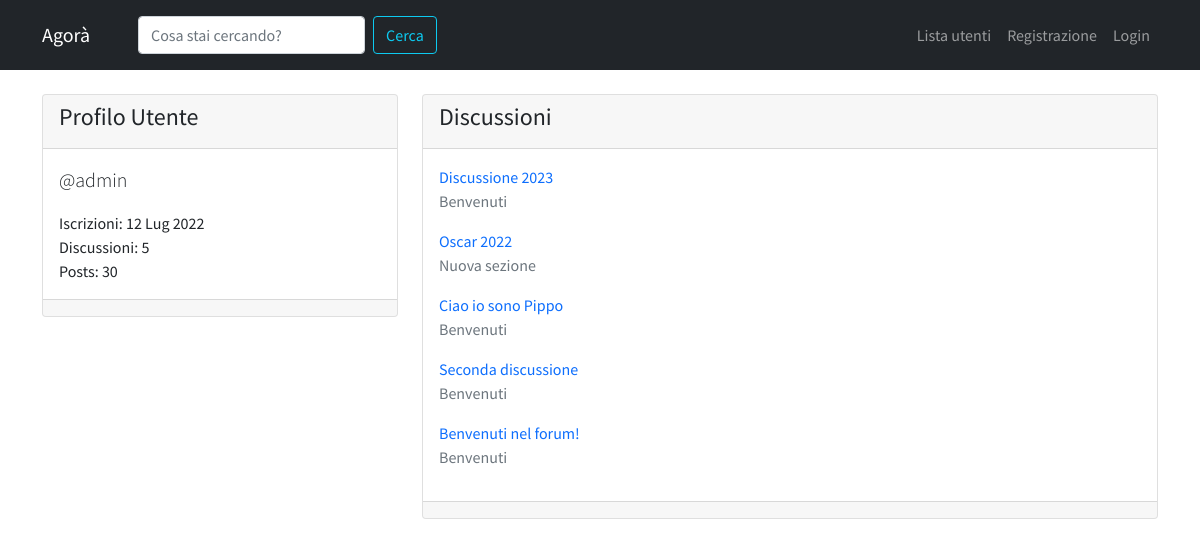
Screenshot of /user/admin/ with the database file from the repository.
### forum/models.py (models this page shows, shortened)
class Discussione(models.Model):
    titolo = models.CharField(max_length=120)
    data_creazione = models.DateTimeField(auto_now_add=True)
    sezione_appartenenza = models.ForeignKey(Sezione,on_delete=models.CASCADE)
    autore_discussione = models.ForeignKey(User,on_delete=models.CASCADE,related_name="discussioni")
    def get_absolute_url(self):
        return reverse("discussione_view",kwargs={"pk":self.pk})
    class Meta:
        verbose_name = "Discussione"
        verbose_name_plural = "Discussioni"

class Sezione(models.Model):
    nome_sezione = models.CharField(max_length=80)
    logo_sezione = models.ImageField(blank=True, null=True)
    descrizione = models.CharField(max_length=150, blank=True, null=True)
    def __str__(self):
        return self.nome_sezione
    class Meta:
        verbose_name = "Sezione"
        verbose_name_plural = "Sezioni"

### core/views.py (the view)
# urls.py: path('user/<str:username>/',user_profile_view,name='user_profile'),
def user_profile_view(request,username):
    user = get_object_or_404(User,username=username)
    discussioni_utente = Discussione.objects.filter(
        autore_discussione = user
    ).order_by("-pk")
    context = {
        "user" : user,
        "discussioni_utente" : discussioni_utente,
    }
    return render(request,'core/user_profile.html',context)

### templates/core/user_profile.html (shortened to what this page needs)
{% extends 'base.html' %}
    {% block content %}
        <div class="row mt-3">
            <div class="col-4">
                <div class="card my-2">
                    <div class="card-header">
                        <h4> {% if request.user == user %} Il tuo {% endif %}Profilo Utente </h4>
                    </div>
                    <div class="card-body">
                        <p class="lead">@{{user}}</p>
                        <p class="mb-0">Iscrizioni: {{ user.date_joined|date:"d M Y" }}</p>
                        <p class="mb-0">Discussioni: {{ user.discussioni.count }}</p>
                        <p class="mb-0">Posts: {{ user.posts.count }}</p>
                    </div>
                    <div class="card-footer"></div>
                </div>
            </div>
            <div class="col-8">
                <div class="card my-2">
                    <div class="card-header">
                        <h4>Discussioni</h4>
                    </div>
                    <div class="card-body">
                        {% for discussione in discussioni_utente  %}
                        <a href="{{ discussione.get_absolute_url }}">{{ discussione.titolo }}</a>
                        <p class="text-muted">{{ discussione.sezione_appartenenza }}</p>
                        {% endfor %}
                    </div>
                    <div class="card-footer"></div>
                </div>
            </div>
        </div>
    {% endblock content %}

### static/agora.css (style rules this page uses)
body { font-family: 'Source Sans Pro', sans-serif!important; }
a,a:hover { text-decoration:none!important; }

### rows the page displays
Discussione: titolo "Discussione 2023", sezione_appartenenza "Benvenuti"
Discussione: titolo "Oscar 2022", sezione_appartenenza "Nuova sezione"
Discussione: titolo "Ciao io sono Pippo", sezione_appartenenza "Benvenuti"
Discussione: titolo "Seconda discussione", sezione_appartenenza "Benvenuti"
Discussione: titolo "Benvenuti nel forum!", sezione_appartenenza "Benvenuti"

### other values shown
{{ user }} "admin"
{{ user.date_joined|date:"d M Y" }} "12 Lug 2022"
{{ user.discussioni.count }} "5"
{{ user.posts.count }} "30"
